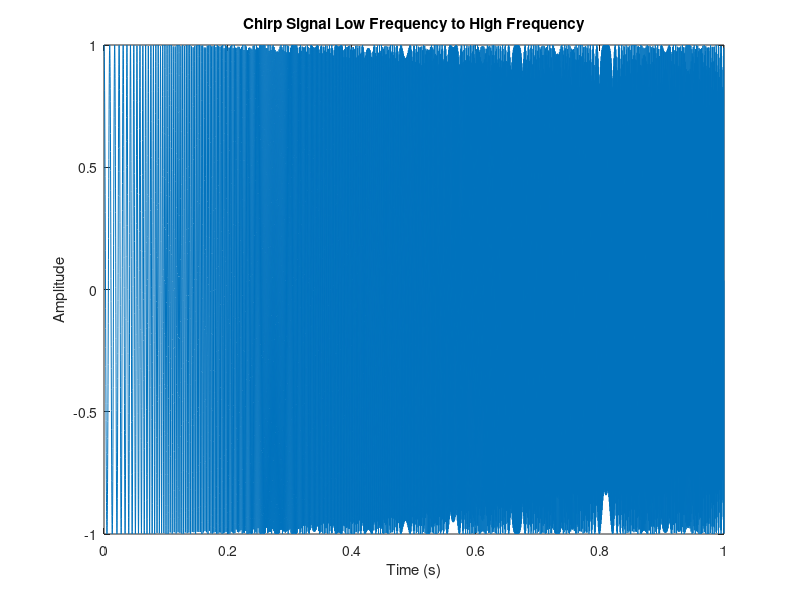

The MATLAB script that drew this image: (Note: this script raises an error after producing the figure.)
% Computer Exercise 2 Part A

% Part A
% Create three different alarm signals using the above program.
% a) Signal starting with low frequency and ending on high frequency
% b) Signal starting with high frequency and ending with low frequency
% c) Signal starting with low frequency then high frequency, then back to
%    low frequency.
% d) Signal Starting with high freq. then low frequency, then back to high
%    frequency.
% Pick reasonably good parameters for the frequencies and durations.

clear all
close all

% a) Signal starting with low frequency and ending on high frequency
To = 1;             % Pulse Period. This is the period of one of the pulses, i.e. chirps.
Tp = 5;             % Length of signal to play, in sec. This is the total length to play.
Np = floor(Tp/To);  % Number of periods
fo = 1/To;          % Fundamental Frequency
F1 = 100;          % Starting Frequency. Start frequency for the chirp pulse.
F2 = 2000;           % Ending Frequency - End frequency for the chip pulse.
B = F2 - F1;        % Frequency span

Fs = 2.5*max(F1,F2);  % Sampling rate. A few times greater than Nyquist rate
Nt = To*Fs; % Total number of samples at this sampling rate.
N = 2^(ceil(log2(Nt))); % Round upward to a power of 2 for efficient FFT implementation
dt = To/N;  % Sampling period at the rounded up rate.
Fs = 1/dt;
t=(0:N-1)*dt; % time vector

x = cos(2*pi*F1*(t + (B/(2*To*F1))*t.^2)); % our example signal

figure 
plot(t,x)     % show a plot of the signal with continuous time
title("Chirp Signal Low Frequency to High Frequency")
xlabel("Time (s)")
ylabel("Amplitude")

player = audioplayer(x, Fs);
play(player)

% b) Signal starting with high frequency and ending with low frequency
F1 = 2000;          % Starting Frequency. Start frequency for the chirp pulse.
F2 = 100;           % Ending Frequency - End frequency for the chip pulse.
B = F2 - F1;        % Frequency span

x = cos(2*pi*F1*(t + (B/(2*To*F1))*t.^2)); % our example signal

figure 
plot(t,x)     % show a plot of the signal with continuous time
title("Chirp Signal High Frequency to Low Frequency")
xlabel("Time (s)")
ylabel("Amplitude")

player = audioplayer(x, Fs);
play(player)

% c) Signal starting with low frequency then high frequency, then back to
%    low frequency.
To = 1;             % Pulse Period. This is the period of one of the pulses, i.e. chirps.
Tp = 5;             % Length of signal to play, in sec. This is the total length to play.
Np = floor(Tp/To);  % Number of periods
fo = 1/To;          % Fundamental Frequency
F1 = 100;          % Starting Frequency. Start frequency for the chirp pulse.
F2 = 2000;           % Ending Frequency - End frequency for the chip pulse.
B = F2 - F1;        % Frequency span

Fs = 2.5*max(F1,F2);  % Sampling rate. A few times greater than Nyquist rate
Nt = To*Fs; % Total number of samples at this sampling rate.
N = 2^(ceil(log2(Nt))); % Round upward to a power of 2 for efficient FFT implementation
dt = To/N;  % Sampling period at the rounded up rate.
Fs = 1/dt;
t=(0:N-1)*dt; % time vector

x = cos(2*pi*F1*(t + (B/(2*To*F1))*t.^2)); % our example signal

player = audioplayer(x, Fs);
play(player)

F1 = 2000;          % Starting Frequency. Start frequency for the chirp pulse.
F2 = 100;           % Ending Frequency - End frequency for the chip pulse.
B = F2 - F1;        % Frequency span

x = cos(2*pi*F1*(t + (B/(2*To*F1))*t.^2)); % our example signal

player = audioplayer(x, Fs);
play(player)

% d) Signal Starting with high freq. then low frequency, then back to high
%    frequency.
To = 1;             % Pulse Period. This is the period of one of the pulses, i.e. chirps.
Tp = 5;             % Length of signal to play, in sec. This is the total length to play.
Np = floor(Tp/To);  % Number of periods
fo = 1/To;          % Fundamental Frequency
F1 = 2000;          % Starting Frequency. Start frequency for the chirp pulse.
F2 = 100;           % Ending Frequency - End frequency for the chip pulse.
B = F2 - F1;        % Frequency span

Fs = 2.5*max(F1,F2);  % Sampling rate. A few times greater than Nyquist rate
Nt = To*Fs; % Total number of samples at this sampling rate.
N = 2^(ceil(log2(Nt))); % Round upward to a power of 2 for efficient FFT implementation
dt = To/N;  % Sampling period at the rounded up rate.
Fs = 1/dt;
t=(0:N-1)*dt; % time vector

x = cos(2*pi*F1*(t + (B/(2*To*F1))*t.^2)); % our example signal

player = audioplayer(x, Fs);
play(player)

F1 = 100;          % Starting Frequency. Start frequency for the chirp pulse.
F2 = 2000;           % Ending Frequency - End frequency for the chip pulse.
B = F2 - F1;        % Frequency span

x = cos(2*pi*F1*(t + (B/(2*To*F1))*t.^2)); % our example signal

player = audioplayer(x, Fs);
play(player)
